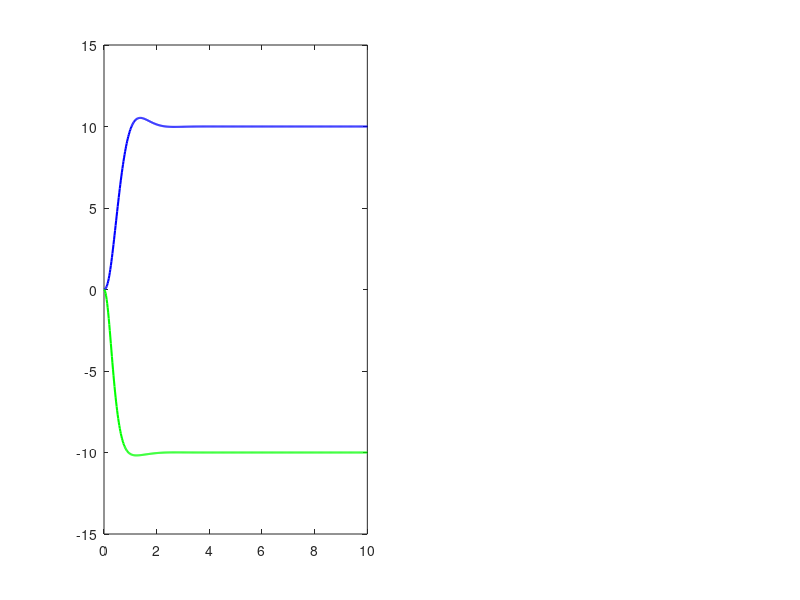

Source code (MATLAB): (Note: this script raises an error after producing the figure.)
%% Aero 2 — LQR Tracking Control (Based on R. Fellag et al., 2024)
clear; clc; close all;

%% 1. Parameters (From Table I of the paper)
% System constants
Jp = 0.0211;    % Pitch inertia (kg.m^2)
Jy = 0.0221;    % Yaw inertia (kg.m^2)
Dp = 0.0053;    % Pitch damping (N.m.s/rad)
Dy = 0.0062;    % Yaw damping (N.m.s/rad)
Mg = 0.0153;    % Gravity term (N.m)

% Thrust and Torque coefficients
Kpp =  0.0011;  % Pitch torque per Main Voltage (N.m/V)
Kyy =  0.0047;  % Yaw torque per Tail Voltage (N.m/V)
Kpy =  0.0021;  % Cross-coupling: Pitch torque per Tail Voltage
Kyp = -0.0027;  % Cross-coupling: Yaw torque per Main Voltage

%% 2. Continuous-Time State-Space Model (Linearized about 0 deg)
% State: x = [theta (pitch), psi (yaw), d_theta, d_psi]'
% Input: u = [Vm (Main Motor), Vt (Tail Motor)]'

A = [0,         0,  1,        0;
     0,         0,  0,        1;
    -Mg/Jp,     0, -Dp/Jp,    0;
     0,         0,  0,       -Dy/Jy];

B = [0,          0;
     0,          0;
     Kpp/Jp,     Kpy/Jp;
     Kyp/Jy,     Kyy/Jy];

C = [1, 0, 0, 0;
     0, 1, 0, 0];  % Output: [Pitch, Yaw]
D = zeros(2, 2);

sys_c = ss(A, B, C, D);

%% 3. Discrete-Time Model & Controller Design
Ts = 0.02; % 50 Hz sample time
sys_d = c2d(sys_c, Ts, 'zoh');
[Ad, Bd, Cd, Dd] = ssdata(sys_d);

% (1) LQR Feedback Gain (K)
Q = diag([1500, 1500, 10, 10]); % Penalize angle errors heavily
R = eye(2) * 0.1;               % Minimal penalty on voltage
[K, ~, ~] = dlqr(Ad, Bd, Q, R);

% (2) Feedforward Precompensator (N_bar) for Tracking
% Ensures steady-state error is zero for a step reference.
% Formula: N_bar = [ C * (I - (A - B*K))^-1 * B ]^-1
N_bar = inv(Cd * inv(eye(4) - (Ad - Bd * K)) * Bd);

% (3) Luenberger Observer Gain (L)
obs_poles = [0.65, 0.66, 0.67, 0.68]; % Faster than system dynamics
L = place(Ad', Cd', obs_poles).';

fprintf('\n=== Controller Matrices ===\n');
disp('LQR Gain (K) = '); disp(K);
disp('Feedforward Gain (N_bar) = '); disp(N_bar);

%% 4. Simulation Setup
T_final = 10;
t = 0:Ts:T_final;
N_sim = length(t);

x = zeros(4, N_sim);          % True state
xhat = zeros(4, N_sim);       % Estimated state
u = zeros(2, N_sim);          % Control inputs
y = zeros(2, N_sim);          % Measured outputs

% Reference: Pitch = 10 deg, Yaw = -10 deg
ref = deg2rad([10; -10]);     

%% 5. Simulation Loop
for k = 1:N_sim-1
    % 1. Measure output
    y(:, k) = Cd * x(:, k);
    
    % 2. Calculate Control Input: u = -K*xhat + N_bar*ref
    % (Using estimated states and the feedforward gain for tracking)
    u_k = -K * xhat(:, k) + N_bar * ref;
    u(:, k) = max(min(u_k, 15), -15); % Hardware voltage clamp at +/- 15V
    
    % 3. Plant Update (True dynamics)
    x(:, k+1) = Ad * x(:, k) + Bd * u(:, k);
    
    % 4. Observer Update
    % Predict next state based on current input and output error
    xhat(:, k+1) = Ad * xhat(:, k) + Bd * u(:, k) + L * (y(:, k) - Cd * xhat(:, k));
end

%% 6. Plotting Results
figure('Color', 'w', 'Position', [100, 100, 1000, 500]);

% Pitch & Yaw Response
subplot(1, 2, 1);
plot(t, rad2deg(x(1, :)), 'b', 'LineWidth', 1.5); hold on;
plot(t, rad2deg(x(2, :)), 'g', 'LineWidth', 1.5);
yline(10, 'b--', 'Pitch Ref');
yline(-10, 'g--', 'Yaw Ref');
title('Helicopter Angles (Tracking)');
xlabel('Time (s)'); ylabel('Angle (deg)');
legend('Pitch', 'Yaw', 'Location', 'Best'); grid on;

% Motor Voltages
subplot(1, 2, 2);
plot(t, u(1, :), 'r', 'LineWidth', 1.2); hold on;
plot(t, u(2, :), 'k', 'LineWidth', 1.2);
title('Motor Voltages (u)');
xlabel('Time (s)'); ylabel('Voltage (V)');
legend('V_m (Main)', 'V_t (Tail)', 'Location', 'Best'); grid on;
